Frame 1 (no input): blank canvas, image omitted
Frame 60 (the mouse pressed at the canvas centre just before this capture): blank canvas, image omitted
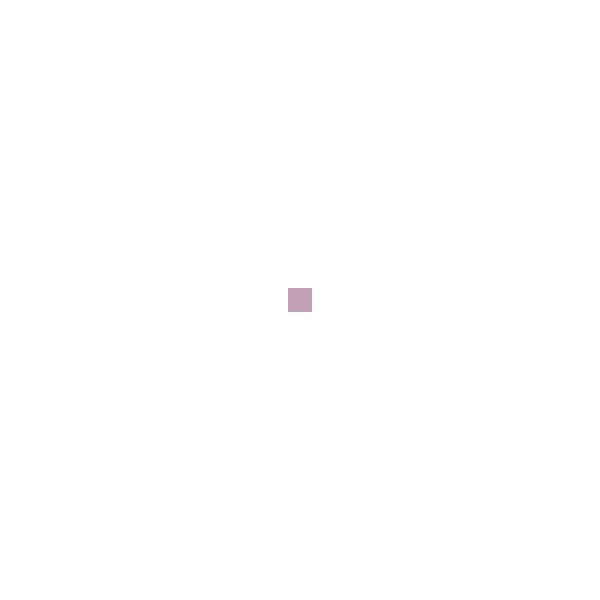
Frame 120 (the mouse held since frame 60 and released just before this capture)

The Processing sketch whose frames 1 and 60 were blank and that drew this single picture after the mouse press (run headless with seeded random() and noise(); from frame 60 on, the mouse is pressed at the canvas centre):

// Processing sketch: week2_sketch1
// ── week2_sketch1.pde
//use a custom class instead of multiple 2D arrays
//class would define object that has a position, color, and boolean to determine if it is active

final int COLS = 25;
final int ROWS = 25;

float cellSize;
ArrayList <Cell> myCells = new ArrayList<Cell>();


void setup() {
  size(600, 600);
  background(255);
  noStroke();

  cellSize = width/COLS;

  for (int i = 0; i < COLS; i++) {
    for (int j = 0; j < ROWS; j++) {
      myCells.add(new Cell(i * cellSize, j * cellSize, cellSize, cellSize, 
        color(random(255), random(255), random(255)), false));
    }
  }
}

void draw() {

  for (int i = 0; i < myCells.size(); i++) {
    Cell thisCell = myCells.get(i);

    if (thisCell.active) {
      thisCell.display();
    } else {
      if (mouseX > thisCell.x && mouseX < thisCell.x + thisCell.w && 
        mouseY > thisCell.y && mouseY < thisCell.y + thisCell.h) {
        thisCell.active = true;
      }
    }
  }
}

class Cell {
  float x;
  float y;
  float w;
  float h;
  color c;
  boolean active;
  Cell(float xPos, float yPos, float myWidth, float myHeight, color myColor, boolean isActive) {
    x = xPos;
    y = yPos;
    w = myWidth;
    h = myHeight;
    c = myColor;
    active = isActive;
  }

  void update() {
  }

  void display() {
    fill(c);
    rect(x, y, w, h);
  }
}
